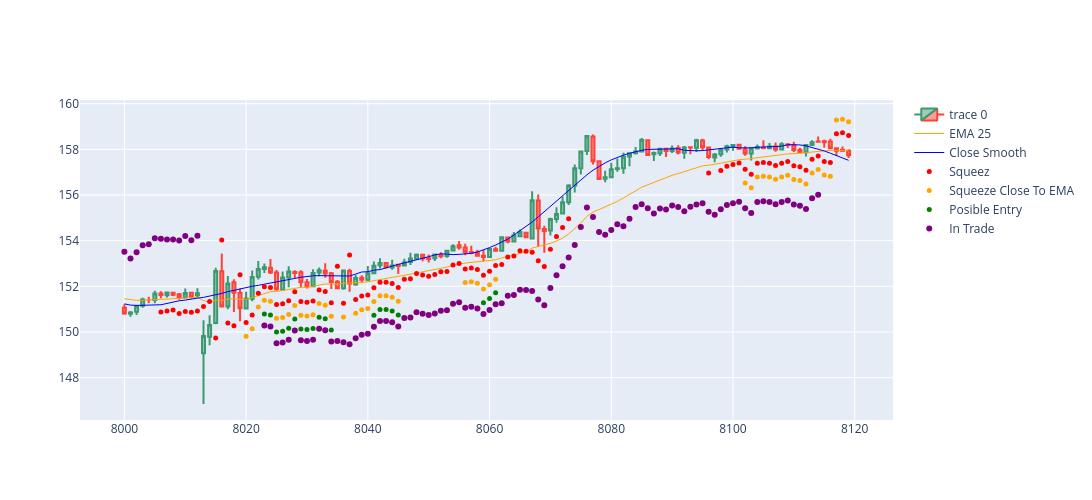

Write notebook code for a chart like this one.
### Code cell
import plotly.graph_objects as go  
import plotly.express as px

dfpl = result[8000:8120]

fig = go.Figure(
    data=[
        go.Candlestick(
            x=dfpl['bar'], 
            open=round(dfpl['open'],4),
            high=round(dfpl['high'],4),
            low=round(dfpl['low'],4),
            close=round(dfpl['close'],4)
        ),
        go.Scatter(
            x=dfpl['bar'], 
            y=round(dfpl['ema25'],4),
            line=dict(color='orange', width=1), 
            name="EMA 25"),
        go.Scatter(
            x=dfpl['bar'], 
            y=round(dfpl['close_smooth'],4),
            line=dict(color='blue', width=1), 
            name="Close Smooth"),
        #go.Scatter(
        #    x=dfpl['bar'], 
        #    y=round(dfpl['low_smooth']*10,4),
        #    line=dict(color='pink', width=1), 
        #    name="Close Smooth"),
        #go.Scatter(
        #    x=dfpl['bar'], 
        #    y=round(dfpl['high_smooth']*10,4),
        #    line=dict(color='purple', width=1), 
        #    name="Close Smooth")
    ]
)

fig.add_scatter(x=dfpl['bar'], y=dfpl['squezzeArea'], mode="markers", marker=dict(size=5, color="red"), name="Squeez")
fig.add_scatter(x=dfpl['bar'], y=dfpl['squeezeCloseToEmaArea'], mode="markers", marker=dict(size=5, color="orange"), name="Squeeze Close To EMA")
fig.add_scatter(x=dfpl['bar'], y=dfpl['posibleEntry'], mode="markers", marker=dict(size=5, color="green"), name="Posible Entry")
fig.add_scatter(x=dfpl['bar'], y=dfpl['positionArea'], mode="markers", marker=dict(size=6, color="purple"), name="In Trade")

fig.update_layout(
    xaxis_rangeslider_visible=False,
    autosize=False,
    width=1200,
    height=500,
)

fig.show()
